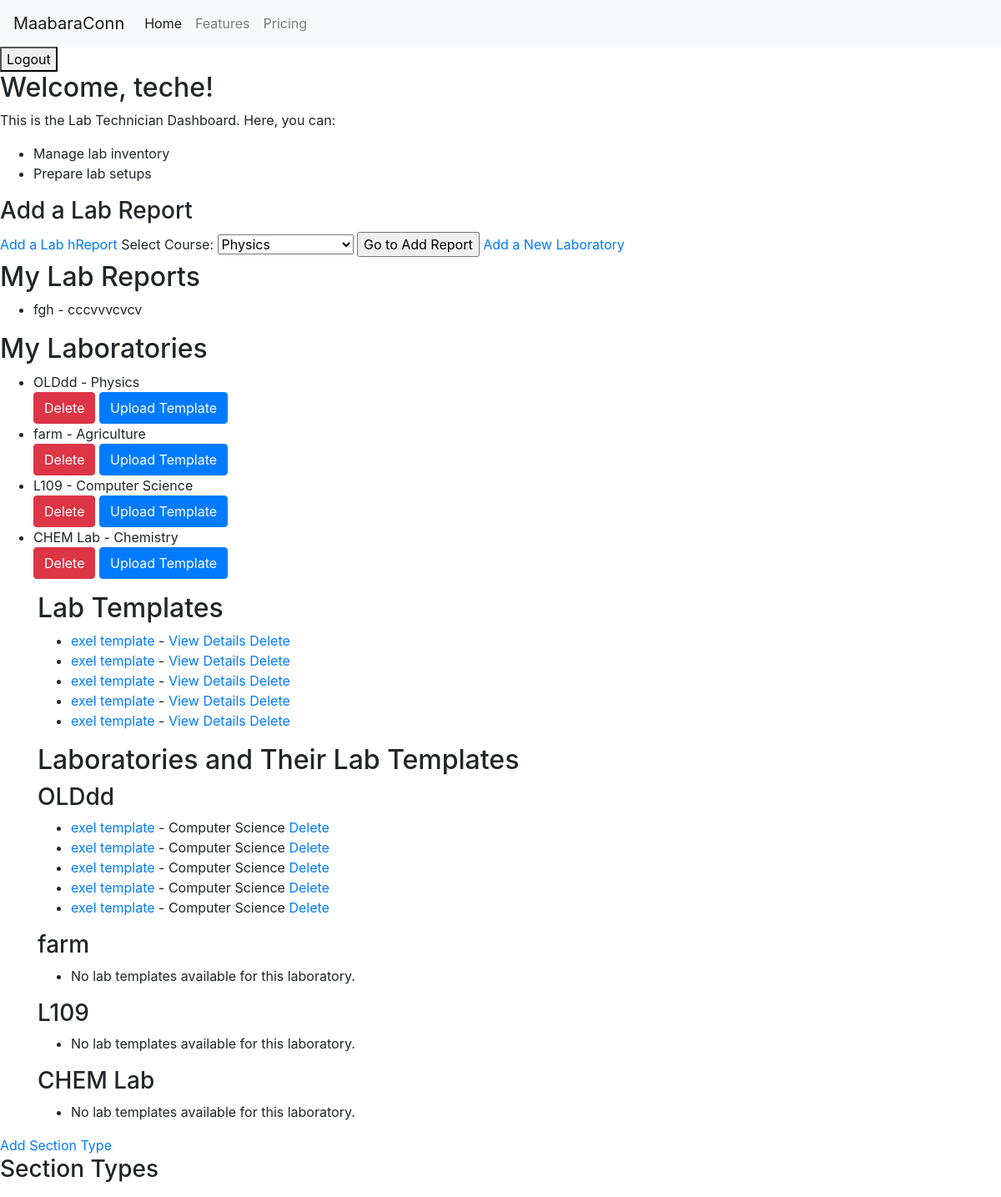
/users/dashboard/ (signed in), run on an earlier commit of the app's database.
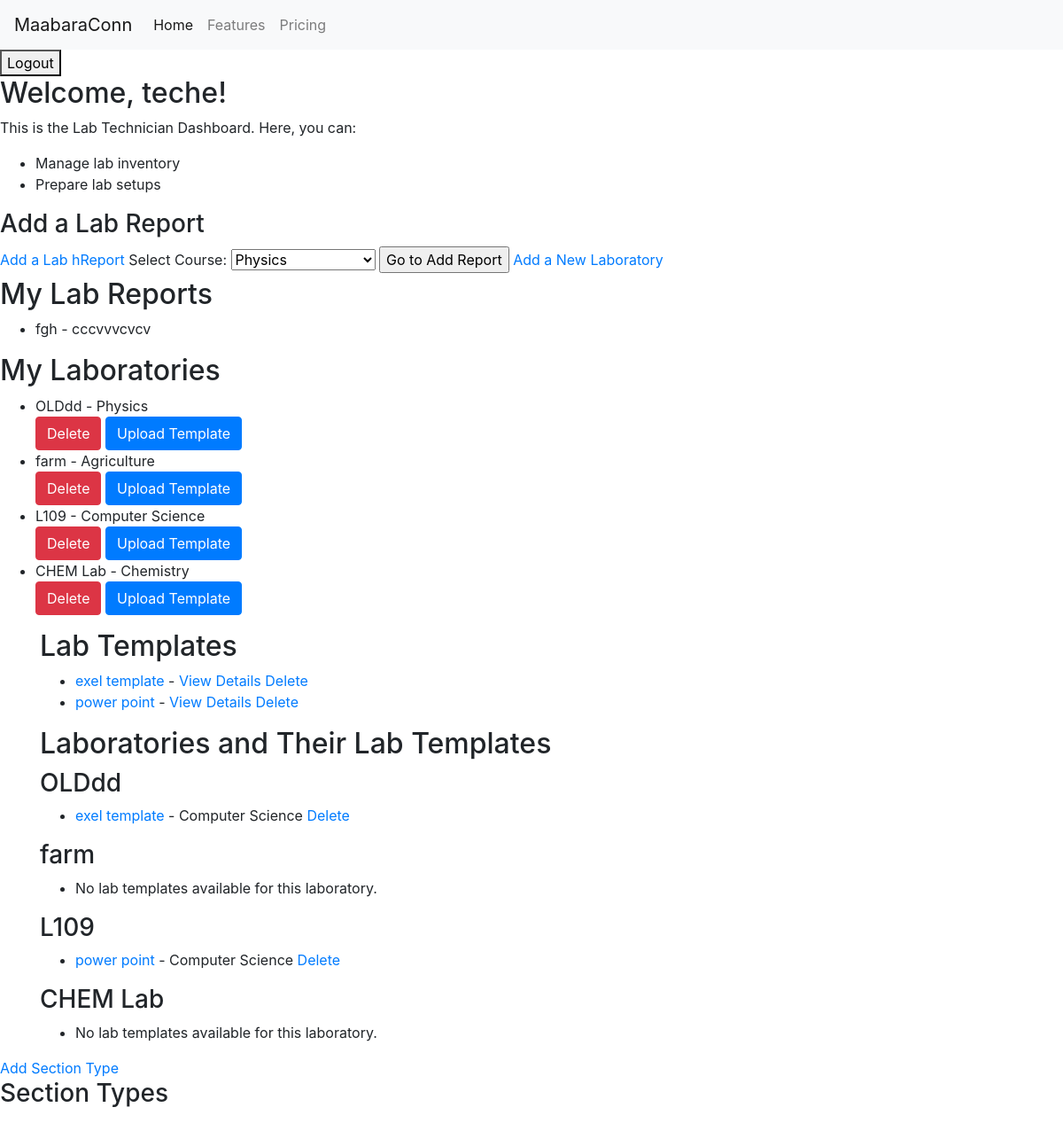
And on a later commit of the database.
### users/models.py (models this page shows, shortened)
class LabReport(models.Model):
    REPORT_TYPE_CHOICES = [
        ('IND', 'Individual'),
        ('GRP', 'Group'),]
    report_type = models.CharField(
        max_length=3, choices=REPORT_TYPE_CHOICES, default='IND')
    creator = models.ForeignKey(
        settings.AUTH_USER_MODEL, on_delete=models.CASCADE, related_name='lab_reports')
    course = models.ForeignKey(
        Course, on_delete=models.CASCADE, related_name='lab_reports')
    title = models.CharField(max_length=255)
    description = models.TextField()
    laboratory = models.ForeignKey(
        Laboratory, on_delete=models.CASCADE, related_name='lab_reports', null=True)
    document = models.FileField(upload_to='lab_reports/')
    submitted_at = models.DateTimeField(auto_now_add=True)
    status = models.CharField(max_length=100, default='Pending')
    template = models.ForeignKey(
        LabTemplate, on_delete=models.SET_NULL, null=True, blank=True, related_name='lab_reports')

class Laboratory(models.Model):
    course = models.ForeignKey(
        Course, on_delete=models.CASCADE, related_name='laboratories')
    name = models.CharField(max_length=255)
    creator = models.ForeignKey(
        settings.AUTH_USER_MODEL, on_delete=models.CASCADE, related_name='laboratories')

class Course(models.Model):
    name = models.CharField(max_length=255, unique=True)
    code = models.CharField(max_length=10, unique=True)
    lecturer = models.ForeignKey(
        User, on_delete=models.CASCADE, related_name='courses')
    student = models.ManyToManyField(
        User, related_name='enrolled_courses', blank=False)

class LabTemplate(models.Model):
    course = models.ForeignKey(
        Course, on_delete=models.CASCADE, related_name='lab_templates')
    name = models.CharField(max_length=255)
    laboratory = models.ForeignKey(
        Laboratory, on_delete=models.CASCADE, related_name='lab_templates')

### users/views.py (the view, shortened to what this page needs)
# urls.py: path('dashboard/', views.dashboard, name='dashboard'),
@login_required
def dashboard(request):
    if request.user.role == User.Role.STUDENT:
        courses = Course.objects.filter(
            student=request.user)  # Example query
        lab_reports = LabReport.objects.filter(
            creator=request.user)  # Example query
        grades = Grade.objects.filter(
            lab_report__creator=request.user)  # Example query
        enrolled_courses = request.user.enrolled_courses.all()
        available_courses = Course.objects.exclude(
            id__in=enrolled_courses.values_list('id', flat=True))
        lab_reports = LabReport.objects.filter(creator=request.user)
        grades = Grade.objects.filter(lab_report__creator=request.user)
        context = {
            'enrolled_courses': enrolled_courses,
            'available_courses': available_courses,
            'lab_reports': lab_reports,
            'grades': grades,
            'courses': courses
        }
        return render(request, 'users/student_dashboard.html', context)
    elif request.user.role == User.Role.LAB_TECH:
        lab_reports_to_process = LabReport.objects.filter(
            status='Processing')  # Example query
        courses = Course.objects.all()
        course_id = Course.objects.first().id
        my_laboratories = Laboratory.objects.filter(creator=request.user)
        templates = LabTemplate.objects.all()
        my_lab_reports = LabReport.objects.filter(creator=request.user)
        section_types = SectionType.objects.all()
        context = {
            'templates': templates,
            'section_types': section_types,
            'my_laboratories': my_laboratories,
            'my_lab_reports': my_lab_reports,
            'course_id': course_id,
            'courses': courses,
            'lab_reports_to_process': lab_reports_to_process,
        }
        return render(request, 'users/labtech_dashboard.html', context)
    else:
        return HttpResponse("Your role is not defined for a specific dashboard.")

### users/templates/users/labtech_dashboard.html (shortened to what this page needs)
{% extends 'base.html' %} {% block content %}
<h2>Welcome, {{ request.user.username }}!</h2>
<p>This is the Lab Technician Dashboard. Here, you can:</p>
<ul>
  <li>Manage lab inventory</li>
  <li>Prepare lab setups</li>
</ul>
<h3>Add a Lab Report</h3>
<a href="" id="addLabReportLink">Add a Lab hReport</a>
  <label for="course">Select Course:</label>
  <select name="course_id" id="courseSelect">
    {% for course in courses %}
    <option value="{{ course.id }}">{{ course.name }}</option>
    {% endfor %}
  </select>
  <input type="submit" value="Go to Add Report" />
<a href="{% url 'add_laboratory' %}">Add a New Laboratory</a>
<h2>My Lab Reports</h2>
<ul>
  {% for report in my_lab_reports %}
    <li>{{ report.title }} - {{ report.description }}</li>
  {% empty %}
    <p>No lab reports found.</p>
  {% endfor %}
</ul>
<h2>My Laboratories</h2>
<ul>
  {% for laboratory in my_laboratories %}
    <li>
      {{ laboratory.name }} - {{ laboratory.course.name }}
      <div>
        <a href="{% url 'delete_laboratory' laboratory.id %}" class="btn btn-danger" onclick="return confirm('Are you sure you want to delete this laboratory?');">Delete</a>
        <a href="{% url 'lab_template_upload' lab_id=laboratory.id %}" class="btn btn-primary">Upload Template</a>
      </div>
    </li>
  {% empty %}
    <p>No laboratories found.</p>
  {% endfor %}
</ul>
<div class="container">
  <h2>Lab Templates</h2>
  <ul>
      {% for template in templates %}
      <li>
          <a href="{% url 'add_sections_to_template' lab_template_id=template.id %}">{{ template.name }}</a>
          {{ template.title }} - <a href="{% url 'view_template_details' template.id %}">View Details</a>
          <a href="{% url 'lab_template_delete' template.id %}" onclick="return confirm('Are you sure?');">Delete</a>
      </li>
      {% endfor %}
  </ul>
</div>
<div class="container">
  <h2>Laboratories and Their Lab Templates</h2>
  {% for laboratory in my_laboratories %}
  <div class="laboratory">
    <h3>{{ laboratory.name }}</h3>
    <ul>
      {% for template in laboratory.lab_templates.all %}
      <li>
          <a href="{{ template.template_file.url }}">{{ template.name }}</a> - {{ template.course.name }}
          <a href="{% url 'lab_template_delete' template.id %}" onclick="return confirm('Are you sure?');">Delete</a>
      </li>
      {% empty %}
      <li>No lab templates available for this laboratory.</li>
      {% endfor %}
    </ul>
  </div>
  {% endfor %}
</div>
<a href="{% url 'add_section_type' %}">Add Section Type</a>
<h3>Section Types</h3>
{% endblock %}

What changed in the data, as far as the page shows it:
removed LabTemplate: name "exel template", course.name "Computer Science"
removed LabTemplate: name "exel template", course.name "Computer Science"
removed LabTemplate: name "exel template", course.name "Computer Science"
removed LabTemplate: name "exel template", course.name "Computer Science"
shown differently, row unchanged: Laboratory "Computer Science": no longer shows "No lab templates available for this laboratory."
added LabTemplate: name "power point", course.name "Computer Science"
